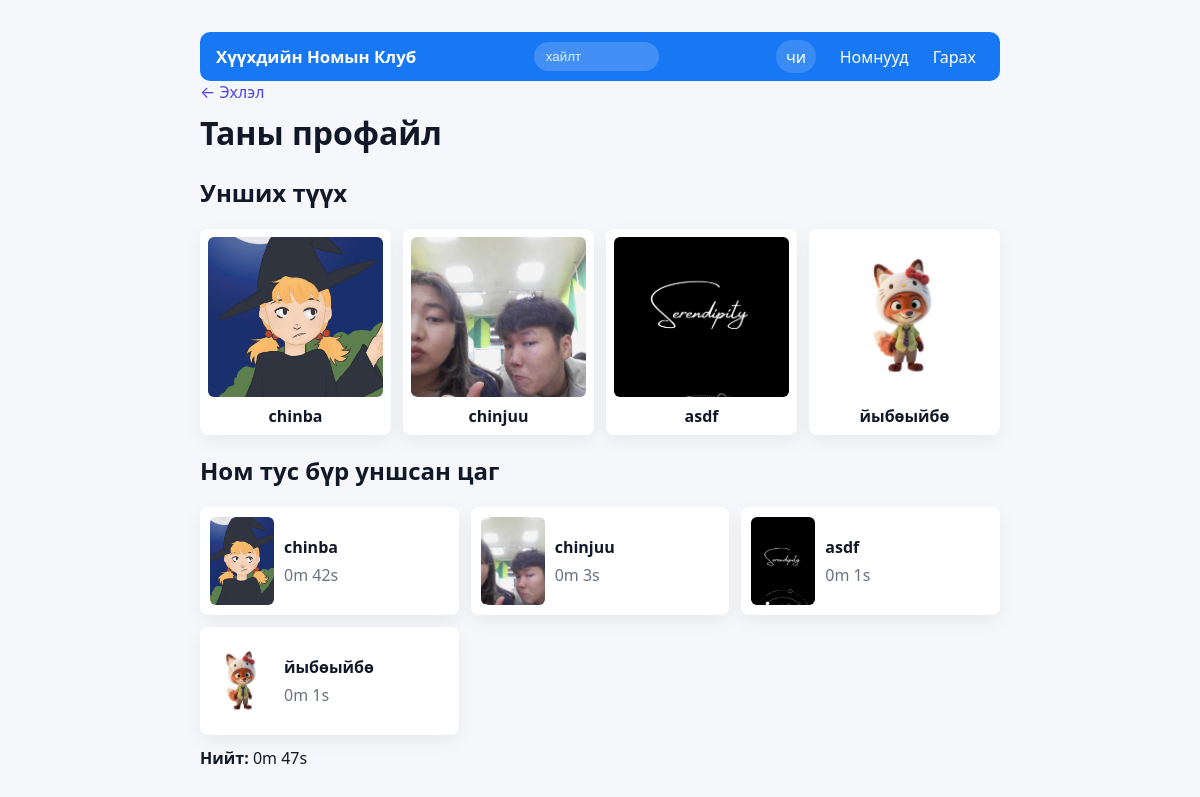
/profile (signed in), run on an earlier commit of the app's database.
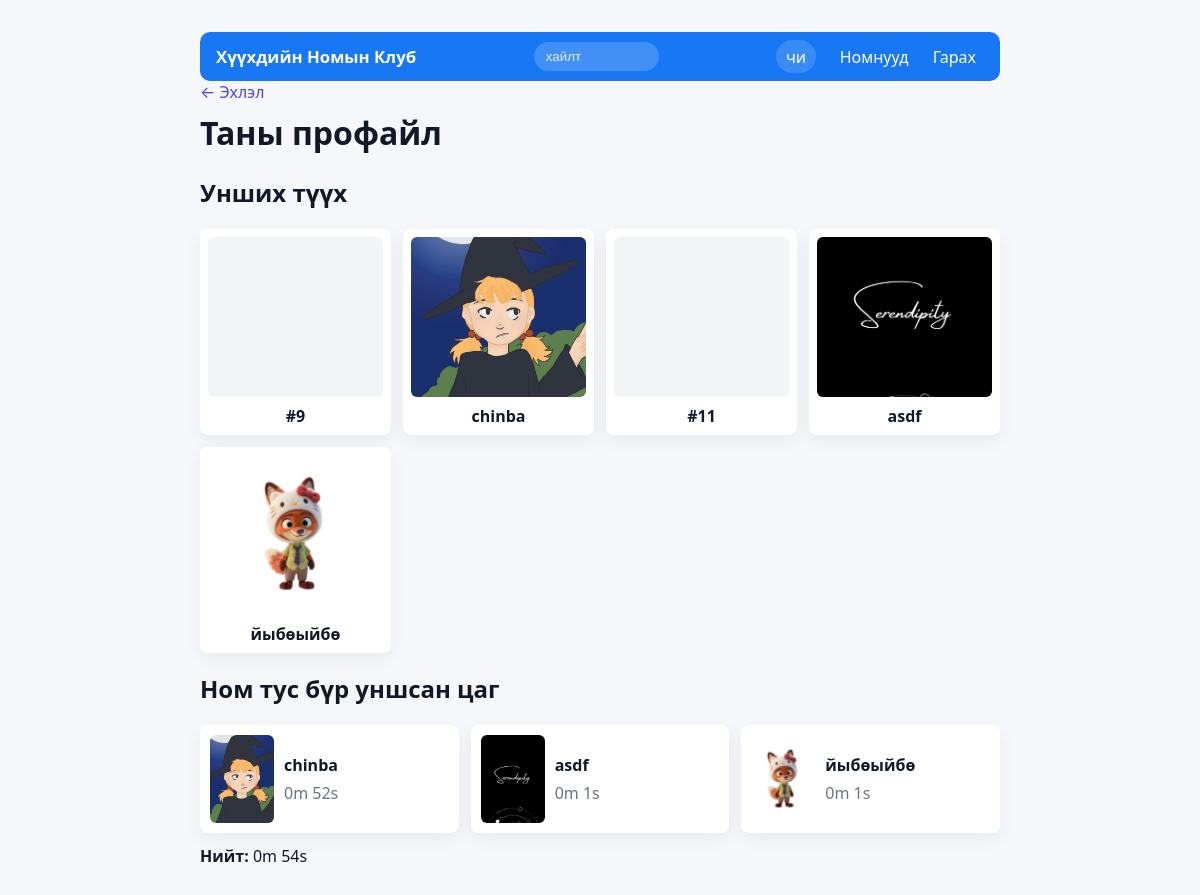
And on a later commit of the database.
### tables this page shows
CREATE TABLE reading_sessions (
        id INTEGER PRIMARY KEY AUTOINCREMENT,
        user_id INTEGER NOT NULL,
        book_id INTEGER NOT NULL,
        start_time TEXT NOT NULL,
        end_time TEXT,
        duration_seconds INTEGER, started_at INTEGER, ended_at INTEGER,
        FOREIGN KEY (user_id) REFERENCES users(id) ON DELETE CASCADE,
        FOREIGN KEY (book_id) REFERENCES books(id) ON DELETE CASCADE
    );

CREATE TABLE books (
        id INTEGER PRIMARY KEY AUTOINCREMENT,
        title TEXT NOT NULL,
        author TEXT,
        description TEXT
    , image TEXT);

### app.py (the view)
@app.route('/profile')
def profile():
    if not session.get('user_id'):
        flash('Please log in to view your profile.')
        return redirect(url_for('login'))
    user_id = session['user_id']
    conn = get_db_connection()
    rows = conn.execute('''
        SELECT rs.id, rs.book_id, rs.started_at, rs.ended_at, rs.duration_seconds, b.title, b.image as image
        FROM reading_sessions rs
        JOIN (
            SELECT book_id, MAX(started_at) AS max_started
            FROM reading_sessions
            WHERE user_id = ?
            GROUP BY book_id
        ) m ON rs.book_id = m.book_id AND rs.started_at = m.max_started
        LEFT JOIN books b ON b.id = rs.book_id
        WHERE rs.user_id = ?
        ORDER BY rs.started_at DESC
    ''', (user_id, user_id)).fetchall()
    sessions = [dict(r) for r in rows]
    agg = conn.execute('''
        SELECT b.id as book_id, b.title, b.image as image, COALESCE(SUM(rs.duration_seconds),0) as total_seconds
        FROM books b
        LEFT JOIN reading_sessions rs ON rs.book_id = b.id AND rs.user_id = ?
        GROUP BY b.id, b.title
        HAVING total_seconds > 0
        ORDER BY total_seconds DESC
    ''', (user_id,)).fetchall()
    totals = [dict(r) for r in agg]
    total_overall = sum(r['total_seconds'] for r in totals) if totals else 0
    conn.close()
    return render_template('profile.html', sessions=sessions, totals=totals, total_overall=total_overall)

### app.py (called while the page is built)
def get_db_connection():
    db_path = os.path.join(app.instance_path, 'database.db')
    conn = sqlite3.connect(db_path)
    conn.row_factory = sqlite3.Row
    return conn

### templates/profile.html (shortened to what this page needs)
<!doctype html>
<html lang="en">
  <head>
    <link rel="stylesheet" href="/static/style.css">
  </head>
  <body>
    <div class="container">
      <nav class="nav">
        <div class="nav-left"><a href="/" class="logo">Хүүхдийн&nbsp;Номын&nbsp;Клуб</a></div>
        <div class="nav-center">
          <input id="nav-search" class="nav-search" placeholder="хайлт" autocomplete="off" />
        </div>
        <div class="nav-right">
          <span class="profile-pill">{{ session.username }}</span>
          <a href="/books">Номнууд</a>
          <a href="/logout">Гарах</a>
        </div>
      </nav>
      <main>
        <a href="/" class="back">← Эхлэл</a>
        <h1>Таны профайл</h1>
        <section style="margin-top:1rem">
          <h2>Унших түүх</h2>
          {% if sessions and sessions|length > 0 %}
            <div class="card-grid" style="display:grid;grid-template-columns:repeat(auto-fill,minmax(160px,1fr));gap:12px;margin-top:8px">
              {% for s in sessions %}
                <div class="card" style="background:var(--card);padding:8px;border-radius:8px;display:flex;flex-direction:column;align-items:center;gap:8px;text-align:center;box-shadow:0 6px 18px rgba(2,6,23,0.06)">
                  {% set img = s.image %}
                  {% if img %}
                    <img src="{{ url_for('static', filename='uploads/' ~ img) }}" alt="{{ s.title }} cover" style="width:100%;height:160px;object-fit:cover;border-radius:6px" />
                  {% else %}
                    <div style="width:100%;height:160px;background:#f3f4f6;border-radius:6px"></div>
                  {% endif %}
                  <div style="font-weight:600">{{ s.title or ('#' ~ s.book_id) }}</div>
                </div>
              {% endfor %}
            </div>
          {% else %}
            <p>Одоогоор уншсан ном байхгүй байна.</p>
          {% endif %}
        </section>
        <section style="margin-top:1rem">
          <h2>Ном тус бүр уншсан цаг</h2>
          {% if totals and totals|length > 0 %}
            <div class="card-grid" style="display:grid;grid-template-columns:repeat(auto-fill,minmax(200px,1fr));gap:12px;margin-top:8px">
              {% for t in totals %}
                <div class="card" style="background:var(--card);padding:10px;border-radius:8px;display:flex;gap:10px;align-items:center;box-shadow:0 6px 18px rgba(2,6,23,0.06)">
                  {% if t.image %}
                    <img src="{{ url_for('static', filename='uploads/' ~ t.image) }}" alt="{{ t.title }} cover" style="width:64px;height:88px;object-fit:cover;border-radius:6px;flex:0 0 64px" />
                  {% else %}
                    <div style="width:64px;height:88px;background:#f3f4f6;border-radius:6px;flex:0 0 64px"></div>
                  {% endif %}
                  <div style="flex:1">
                    <div style="font-weight:600">{{ t.title }}</div>
                    <div style="color:#6b7280;margin-top:6px">{{ (t.total_seconds // 60) }}m {{ (t.total_seconds % 60) }}s</div>
                  </div>
                </div>
              {% endfor %}
            </div>
            <p style="margin-top:12px"><strong>Нийт:</strong> {{ (total_overall // 60) }}m {{ (total_overall % 60) }}s</p>
          {% else %}
            <p>Одоогоор бүртгэгдсэн хугацаа алга байна.</p>
          {% endif %}
        </section>
      </main>
    </div>
  </body>
  </html>

What changed in the data, as far as the page shows it:
removed books: image (picture), title "chinjuu", total_seconds "0", total_seconds "3"
added reading_sessions: book "#9"
computed for reading_sessions (number 3 of 5 on the later page): book "chinjuu" → "#11"
computed for books "chinba": total_seconds "42" → "52"
Also different on the page:
{{ (total_overall % 60) }}: "47" → "54"
